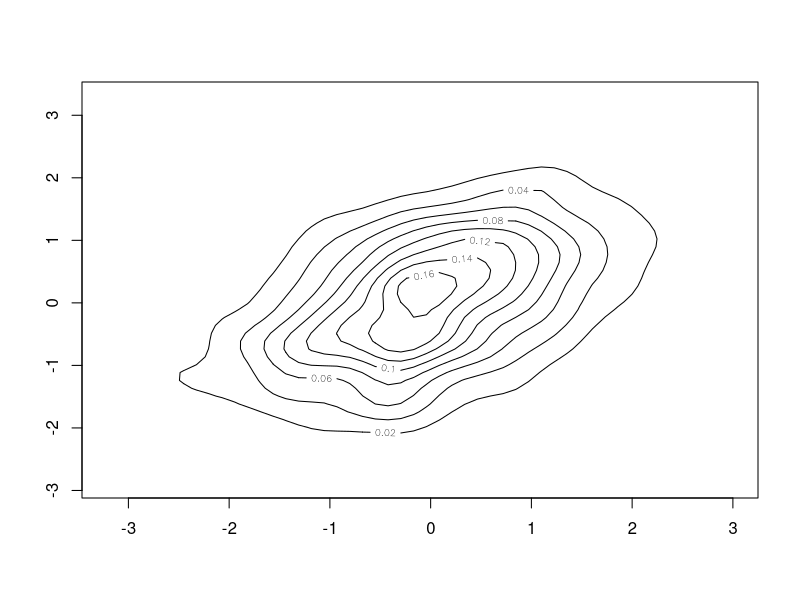
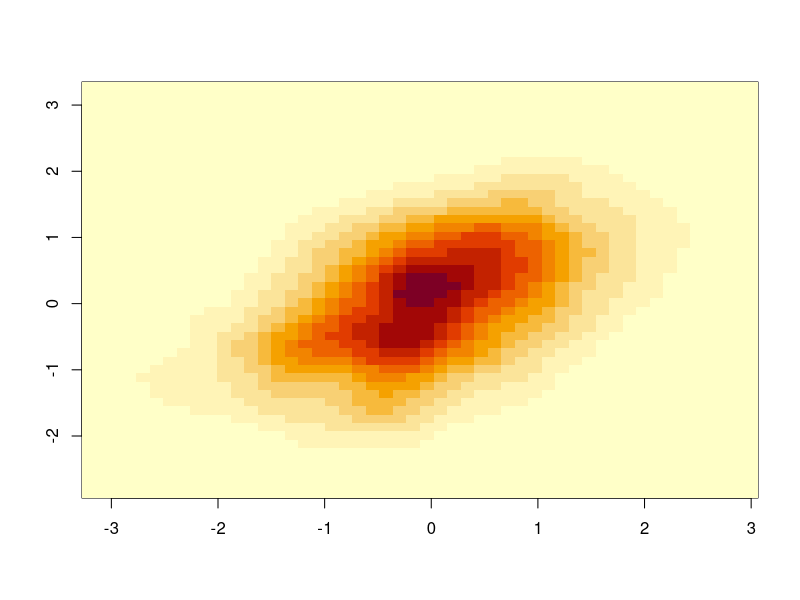
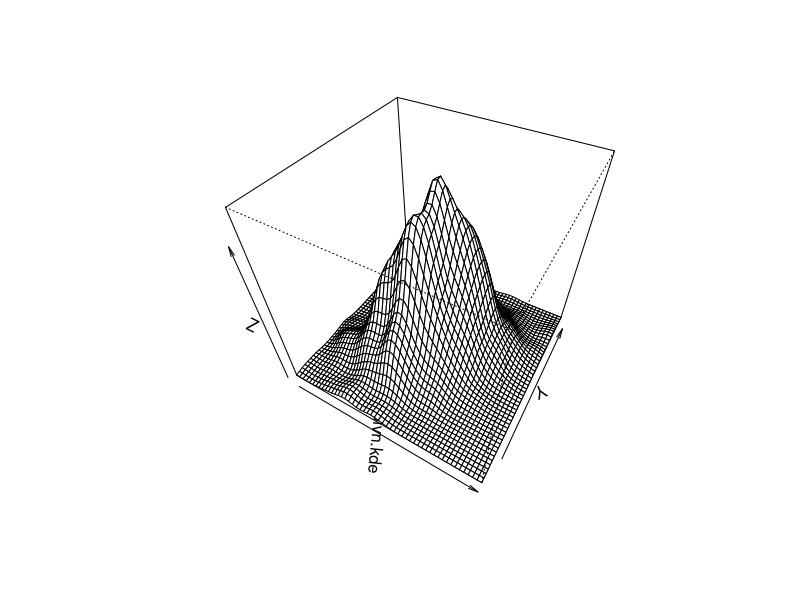
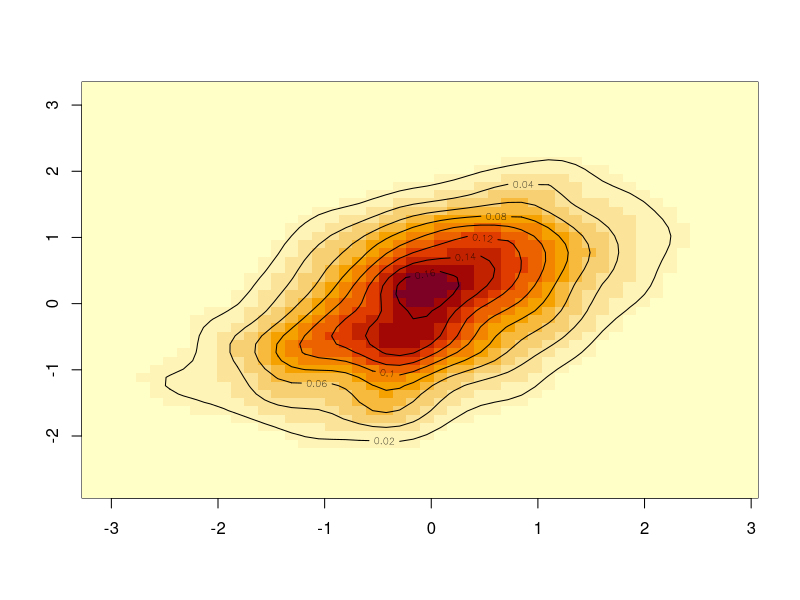
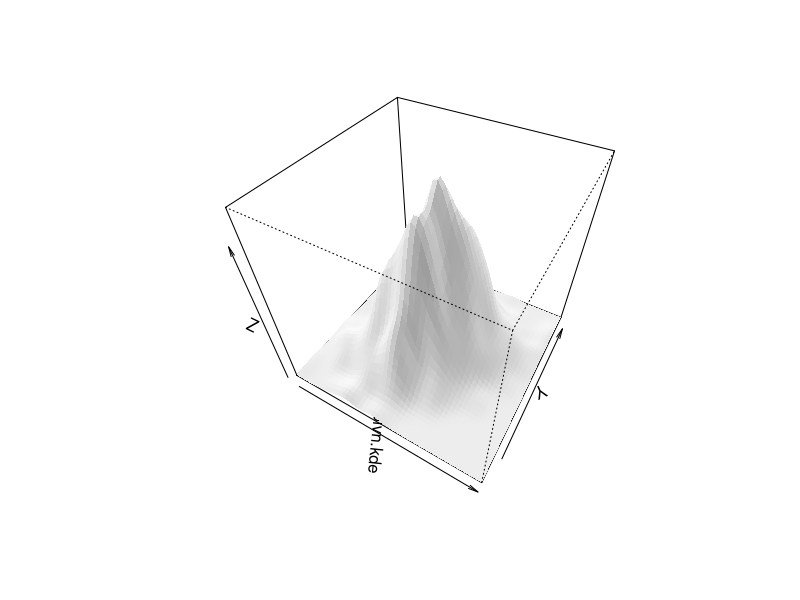

Write R code to recreate these figures, in order.
# from https://stat.ethz.ch/pipermail/r-help/2003-September/038314.html
# lets first simulate a bivariate normal sample
library(MASS)

bivn <- mvrnorm(1000, mu = c(0, 0), Sigma = matrix(c(1, .5, .5, 1), 2))

# now we do a kernel density estimate
bivn.kde <- kde2d(bivn[,1], bivn[,2], n = 50)

# now plot your results
contour(bivn.kde)
image(bivn.kde)
persp(bivn.kde, phi = 45, theta = 30)

# fancy contour with image
image(bivn.kde); contour(bivn.kde, add = T)

# fancy perspective
persp(bivn.kde, phi = 45, theta = 30, shade = .1, border = NA)
